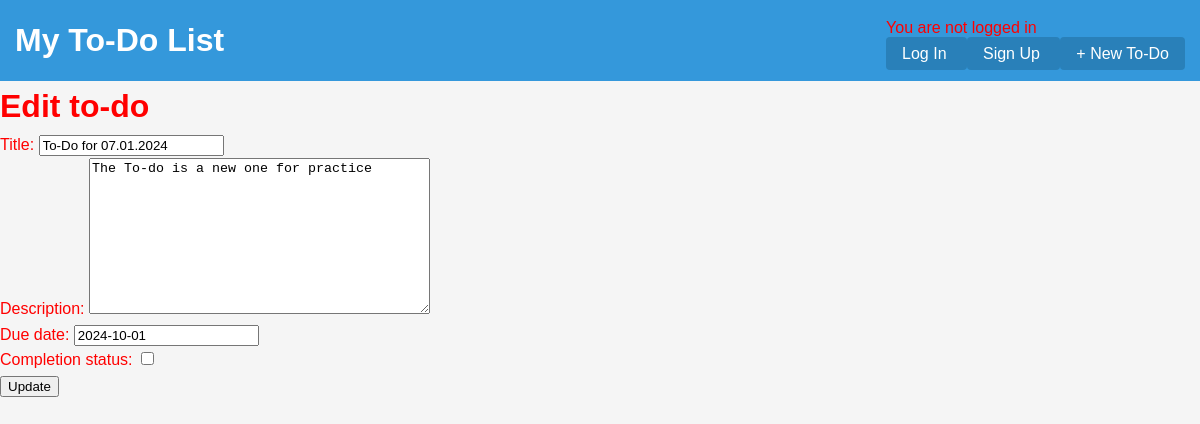
Page /todo/2/edit/ on the committed database.
### to_do_list_app/models.py (models this page shows, shortened)
class ToDoItems(models.Model):
    title = models.CharField(max_length=200)
    description = models.TextField()
    due_date = models.DateField()
    completion_status = models.BooleanField(default=False)

### to_do_list_app/views.py (the view)
# urls.py: path("todo/<int:pk>/edit/", ToDoUpdateView.as_view(), name="edit"),
class ToDoUpdateView(UpdateView):
    model = ToDoItems
    template_name = "update.html"
    fields = ["title", "description", "due_date", "completion_status"]

### templates/update.html
{% extends "base.html" %}
{% block content %}
<h1>Edit to-do</h1>
<form action="" method="post">{% csrf_token %}
    {{ form.as_p }}
    <input type="submit" value="Update">
</form>
{% endblock content %}

### static/css/base.css (style rules this page uses)
body, h1, h2, h3, p, ul, li { margin: 0; padding: 0; color: red; }
body { font-family: 'Arial', sans-serif; line-height: 1.6; background-color: #f5f5f5; color: #333; }

### rows in the picture
ToDoItems: title "To-Do for 07.01.2024", description "The To-do is a new one for practice", due_date "2024-10-01"
